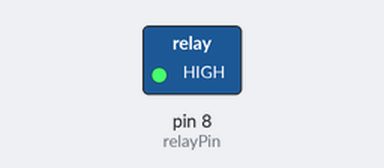
This sketch was run on a simulated Arduino Uno, built with avr-gcc and run on an emulated ATmega328P. On the bench: switched loads named in the sketch (green lamp = pin HIGH).

Above: at 1.5 s.
At 3.5 s:
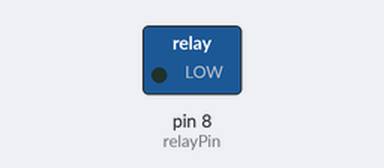
Timing chart, 0 to 5.2 s (numbered marks = the images above):
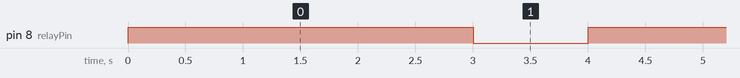

The sketch:

onoff_fuction.ino
```cpp
int relayPin = 8;
void setup()
{
  pinMode(relayPin, OUTPUT);
}
void loop()
{
  digitalWrite(relayPin, HIGH);
  delay(3000);
  digitalWrite(relayPin, LOW);
  delay(1000);
}
```

Measured:
- by itself, pin 8 (relayPin): alternates HIGH for 3.0 s and LOW for 1.0 s
